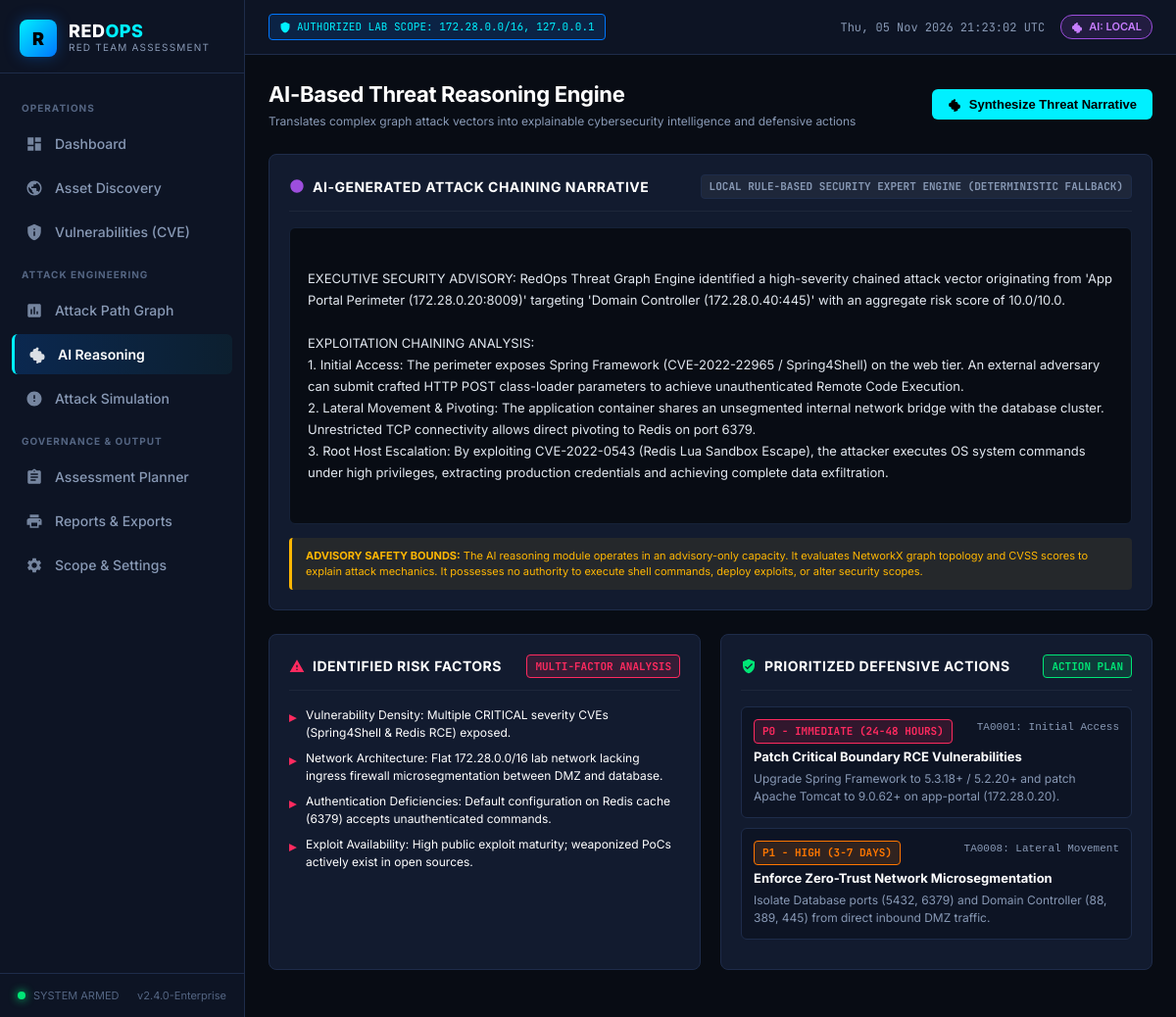
Screenshot of /ai-reasoning with the database file from the repository.
### tables this page shows
CREATE TABLE ai_reasoning (
            id INTEGER PRIMARY KEY AUTOINCREMENT,
            target_asset_id INTEGER,
            attack_path_id INTEGER,
            analysis_type TEXT DEFAULT 'attack_path_analysis',
            ai_provider TEXT DEFAULT 'local',
            reasoning_text TEXT NOT NULL,
            graph_evidence_json TEXT,
            risk_factors_json TEXT,
            defensive_recommendations_json TEXT,
            limitations_text TEXT,
            created_at TIMESTAMP DEFAULT CURRENT_TIMESTAMP,
            FOREIGN KEY (target_asset_id) REFERENCES assets(id) ON DELETE SET NULL,
            FOREIGN KEY (attack_path_id) REFERENCES attack_paths(id) ON DELETE SET NULL
        );

### routes/ai_routes.py (the view)
@ai_bp.route("/ai-reasoning")
def ai_page():
    paths = AttackPathModel.get_all()
    conn = get_db_connection()
    latest_ai = conn.execute("SELECT * FROM ai_reasoning ORDER BY created_at DESC LIMIT 1").fetchone()
    conn.close()
    parsed_evidence = {}
    parsed_risks = []
    parsed_recommendations = []
    if latest_ai:
        try:
            parsed_evidence = latest_ai["graph_evidence_json"]
        except Exception:
            pass
        try:
            parsed_risks = latest_ai["risk_factors_json"]
        except Exception:
            pass
        try:
            parsed_recommendations = latest_ai["defensive_recommendations_json"]
        except Exception:
            pass
    return render_template(
        "ai_reasoning.html",
        active_page="ai-reasoning",
        paths=paths,
        latest_ai=latest_ai,
        evidence=parsed_evidence,
        risks=parsed_risks,
        recommendations=parsed_recommendations,
        provider=Config.AI_PROVIDER
    )

### database/db.py (called while the page is built)
def dict_factory(cursor, row):
    fields = [column[0] for column in cursor.description]
    return {key: value for key, value in zip(fields, row)}

def get_db_connection():
    os.makedirs(os.path.dirname(Config.DATABASE_PATH), exist_ok=True)
    conn = sqlite3.connect(Config.DATABASE_PATH)
    conn.row_factory = dict_factory
    conn.execute("PRAGMA foreign_keys = ON")
    return conn

### models/attack_path.py (called while the page is built)
    @staticmethod
    def get_all():
        conn = get_db_connection()
        paths = conn.execute("SELECT * FROM attack_paths ORDER BY risk_score DESC").fetchall()
        for p in paths:
            try:
                p["path_nodes"] = json.loads(p["path_nodes_json"])
            except Exception:
                p["path_nodes"] = []
            try:
                p["mitre_tactics"] = json.loads(p["mitre_tactics_json"])
            except Exception:
                p["mitre_tactics"] = []
        conn.close()
        return paths

### templates/ai_reasoning.html (shortened to what this page needs)
{% extends "base.html" %}
{% block content %}
<div class="page-header">
    <div>
        <h1 class="page-title">AI-Based Threat Reasoning Engine</h1>
        <div class="page-subtitle">Translates complex graph attack vectors into explainable cybersecurity intelligence and defensive actions</div>
    </div>
    <div>
        <button id="triggerAiBtn" class="btn btn-cyan">
            Synthesize Threat Narrative
        </button>
    </div>
</div>
<div class="cyber-card" style="margin-bottom:24px;">
    <div class="cyber-card-header">
        <div class="cyber-card-title">
            <svg style="width:16px; height:16px; fill:var(--accent-purple);" viewBox="0 0 24 24"><path d="M12 2C6.48 2 2 6.48 2 12s4.48 10 10 10 10-4.48 10-10S17.52 2 12 2zm-1 15h2v-2h-2v2zm0-4h2V7h-2v6z"/></svg>
            AI-Generated Attack Chaining Narrative
        </div>
        <span id="aiProviderBadge" class="badge badge-neutral">
            {{ latest_ai.ai_provider if latest_ai else 'Local Rule-Based Security Expert Engine (Deterministic Fallback)' }}
        </span>
    </div>
    <div id="aiNarrativeText" style="font-size:13px; line-height:1.7; color:#e2e8f0; white-space:pre-wrap; background:#080c14; border:1px solid #162238; border-radius:6px; padding:18px; margin-bottom:14px;">
{{ latest_ai.reasoning_text if latest_ai else 'Click "Synthesize Threat Narrative" above to invoke the AI Reasoning module against discovered graph topology.' }}
    </div>
    <div style="background:rgba(255, 183, 3, 0.08); border-left:3px solid var(--severity-medium); padding:10px 14px; border-radius:4px; font-size:11px; color:#ffb703;">
        <b>ADVISORY SAFETY BOUNDS:</b> The AI reasoning module operates in an advisory-only capacity. It evaluates NetworkX graph topology and CVSS scores to explain attack mechanics. It possesses no authority to execute shell commands, deploy exploits, or alter security scopes.
    </div>
</div>
<div style="display:grid; grid-template-columns: 1fr 1fr; gap:20px; margin-bottom:24px;">
    <div class="cyber-card">
        <div class="cyber-card-header">
            <div class="cyber-card-title">
                <svg style="width:16px; height:16px; fill:var(--severity-critical);" viewBox="0 0 24 24"><path d="M1 21h22L12 2 1 21zm12-3h-2v-2h2v2zm0-4h-2v-4h2v4z"/></svg>
                Identified Risk Factors
            </div>
            <span class="badge badge-critical">MULTI-FACTOR ANALYSIS</span>
        </div>
        <div id="aiRiskFactorsContainer">
            <div style="display:flex; gap:10px; margin-bottom:8px; align-items:flex-start;">
                <span style="color:#ff2a5f; font-weight:bold;">▸</span>
                <div style="font-size:12px; color:#fff;">Vulnerability Density: Multiple CRITICAL severity CVEs (Spring4Shell & Redis RCE) exposed.</div>
            </div>
            <div style="display:flex; gap:10px; margin-bottom:8px; align-items:flex-start;">
                <span style="color:#ff2a5f; font-weight:bold;">▸</span>
                <div style="font-size:12px; color:#fff;">Network Architecture: Flat 172.28.0.0/16 lab network lacking ingress firewall microsegmentation between DMZ and database.</div>
            </div>
            <div style="display:flex; gap:10px; margin-bottom:8px; align-items:flex-start;">
                <span style="color:#ff2a5f; font-weight:bold;">▸</span>
                <div style="font-size:12px; color:#fff;">Authentication Deficiencies: Default configuration on Redis cache (6379) accepts unauthenticated commands.</div>
            </div>
            <div style="display:flex; gap:10px; margin-bottom:8px; align-items:flex-start;">
                <span style="color:#ff2a5f; font-weight:bold;">▸</span>
                <div style="font-size:12px; color:#fff;">Exploit Availability: High public exploit maturity; weaponized PoCs actively exist in open sources.</div>
            </div>
        </div>
    </div>
    <div class="cyber-card">
        <div class="cyber-card-header">
            <div class="cyber-card-title">
                <svg style="width:16px; height:16px; fill:var(--status-success);" viewBox="0 0 24 24"><path d="M12 1L3 5v6c0 5.55 3.84 10.74 9 12 5.16-1.26 9-6.45 9-12V5l-9-4zm-2 16l-4-4 1.41-1.41L10 14.17l6.59-6.59L18 9l-8 8z"/></svg>
                Prioritized Defensive Actions
            </div>
            <span class="badge badge-success">ACTION PLAN</span>
        </div>
        <div id="aiRemediationContainer">
            <div style="background:#0d1424; border:1px solid #1e2c4a; border-radius:6px; padding:12px; margin-bottom:10px;">
                <div style="display:flex; justify-content:space-between; margin-bottom:4px;">
                    <span class="badge badge-critical">P0 - IMMEDIATE (24-48 Hours)</span>
                    <span style="font-size:11px; color:#8899b5; font-family:monospace;">TA0001: Initial Access</span>
                </div>
                <div style="font-size:13px; font-weight:bold; color:#fff; margin-bottom:4px;">Patch Critical Boundary RCE Vulnerabilities</div>
                <div style="font-size:12px; color:#8899b5;">Upgrade Spring Framework to 5.3.18+ / 5.2.20+ and patch Apache Tomcat to 9.0.62+ on app-portal (172.28.0.20).</div>
            </div>
            <div style="background:#0d1424; border:1px solid #1e2c4a; border-radius:6px; padding:12px; margin-bottom:10px;">
                <div style="display:flex; justify-content:space-between; margin-bottom:4px;">
                    <span class="badge badge-high">P1 - HIGH (3-7 Days)</span>
                    <span style="font-size:11px; color:#8899b5; font-family:monospace;">TA0008: Lateral Movement</span>
                </div>
                <div style="font-size:13px; font-weight:bold; color:#fff; margin-bottom:4px;">Enforce Zero-Trust Network Microsegmentation</div>
                <div style="font-size:12px; color:#8899b5;">Isolate Database ports (5432, 6379) and Domain Controller (88, 389, 445) from direct inbound DMZ traffic.</div>
            </div>
        </div>
    </div>
</div>
{% endblock %}

### static/css/style.css (style rules this page uses)
:root { --bg-primary: #080c14; --bg-secondary: #0d1424; --bg-card: #121b2f; --bg-card-hover: #17233d; --bg-elevated: #1a2744; --border-color: #1e2c4a; --border-glow: rgba(0, 240, 255, 0.25); --accent-cyan: #00f0ff; --accent-blue: #0077fe; --accent-blue-glow: rgba(0, 119, 254, 0.35); --accent-purple: #9d4edd; --severity-critical: #ff2a5f; --severity-critical-glow: rgba(255, 42, 95, 0.4); --severity-high: #ff7700; --severity-high-glow: rgba(255, 119, 0, 0.35); --severity-medium: #ffb703; --severity-low: #00b4d8; --status-success: #00e676; --status-success-glow: rgba(0, 230, 118, 0.35); --text-main: #e2e8f0; --text-muted: #8899b5; --text-dim: #546582; --font-sans: 'Inter', -apple-system, BlinkMacSystemFont, "Segoe UI", Roboto, sans-serif; --font-mono: 'JetBrains Mono', 'Fira Code', Consolas, monospace; }
* { box-sizing: border-box; margin: 0; padding: 0; }
body { background-color: var(--bg-primary); color: var(--text-main); font-family: var(--font-sans); font-size: 14px; line-height: 1.5; overflow-x: hidden; height: 100vh; display: flex; }
.page-header { display: flex; align-items: center; justify-content: space-between; margin-bottom: 24px; }
.page-title { font-size: 22px; font-weight: 700; color: #fff; letter-spacing: -0.3px; }
.page-subtitle { font-size: 12px; color: var(--text-muted); margin-top: 2px; }
.cyber-card { background: var(--bg-card); border: 1px solid var(--border-color); border-radius: 8px; padding: 20px; transition: all 0.25s ease; position: relative; overflow: hidden; }
.cyber-card-header { display: flex; align-items: center; justify-content: space-between; margin-bottom: 16px; border-bottom: 1px solid rgba(255, 255, 255, 0.05); padding-bottom: 12px; }
.cyber-card-title { font-size: 14px; font-weight: 700; color: #fff; text-transform: uppercase; letter-spacing: 0.5px; display: flex; align-items: center; gap: 8px; }
.badge { display: inline-flex; align-items: center; padding: 3px 8px; border-radius: 4px; font-size: 11px; font-weight: 700; font-family: var(--font-mono); text-transform: uppercase; }
.badge-critical { background: rgba(255, 42, 95, 0.15); border: 1px solid var(--severity-critical); color: var(--severity-critical); }
.badge-high { background: rgba(255, 119, 0, 0.15); border: 1px solid var(--severity-high); color: var(--severity-high); }
.badge-success { background: rgba(0, 230, 118, 0.15); border: 1px solid var(--status-success); color: var(--status-success); }
.badge-neutral { background: rgba(255, 255, 255, 0.05); border: 1px solid var(--border-color); color: var(--text-muted); }
.btn { display: inline-flex; align-items: center; justify-content: center; gap: 8px; padding: 8px 16px; border-radius: 6px; font-size: 13px; font-weight: 600; cursor: pointer; transition: all 0.2s ease; border: none; text-decoration: none; }
.btn-cyan { background: var(--accent-cyan); color: #000; font-weight: 700; }

### rows the page displays
ai_reasoning: ai_provider "LOCAL RULE-BASED SECURITY EXPERT ENGINE (DETERMINISTIC FALLBACK)", reasoning_text "EXECUTIVE SECURITY ADVISORY: RedOps Threat Graph Engine identified a high-severity chained attack vector originating from 'App Portal Perimeter (172.28.0.20:8009)' targeting 'Domain Controller (172.28.0.40:445)' with an aggregate risk score of 10.0/10.0. EXPLOITATION CHAINING ANALYSIS: 1. Initial Access: The perimeter exposes Spring Framework (CVE-2022-22965 / Spring4Shell) on the web tier. An external adversary can submit crafted HTTP POST class-loader parameters to achieve unauthenticated Remote Code Execution. 2. Lateral Movement & Pivoting: The application container shares an unsegmented internal network bridge with the database cluster. Unrestricted TCP connectivity allows direct…"

### other values shown
{{ app_version }} "v2.4.0-Enterprise"
{{ ai_provider.upper() }} "LOCAL"
